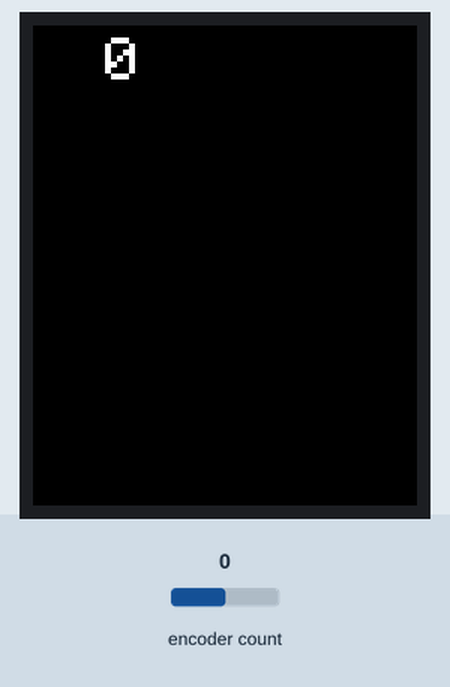
A sketch run on a simulated Arduino Uno, built with avr-gcc and run on an emulated ATmega328P. Shown: 128×160 colour display. The test bench sets the inputs (shaded band); at power-on: encoder count 0.

Above: at 1.3 s.
1.4 s: encoder count set to 1
At 2.6 s:
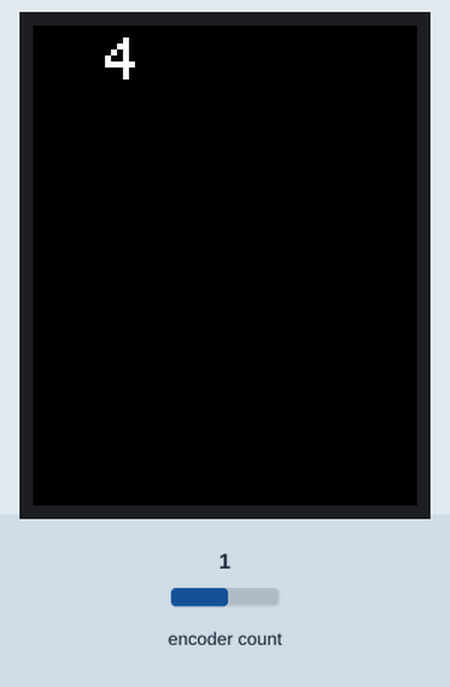
2.9 s: encoder count set to 2
At 3.9 s:
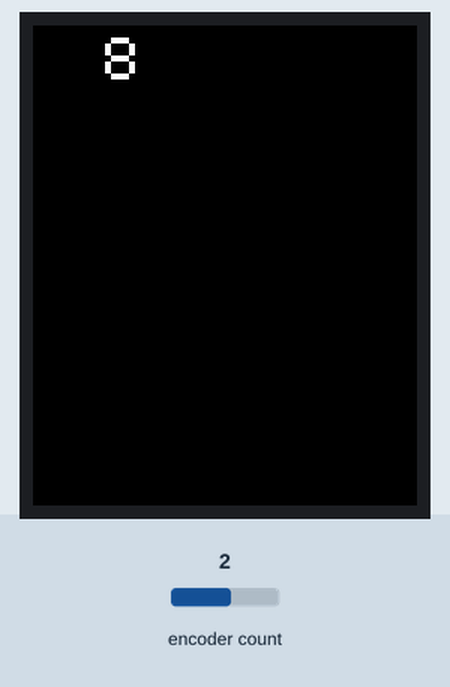
4.4 s: encoder count set to 3
At 5.0 s:
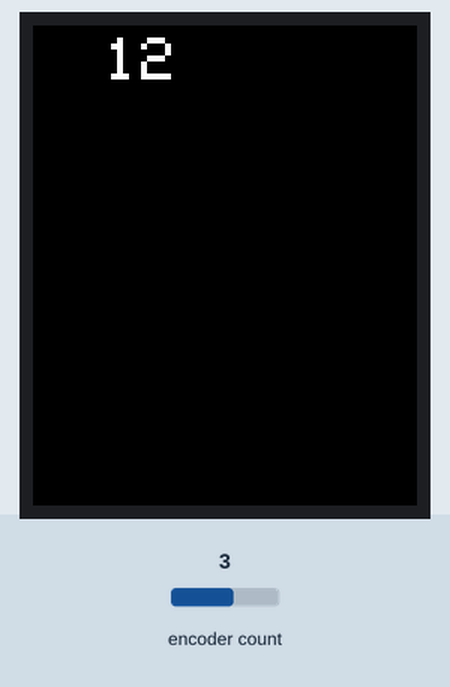
Timing chart, 0 to 7.4 s (numbered marks = the images above; inputs shaded):
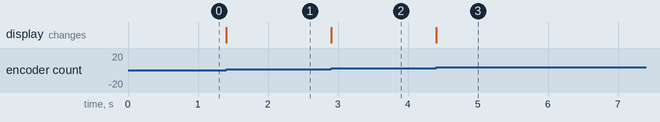

Measured:
- after the input at 1.4 s, the display: changes at once (image 1)
- after the input at 2.9 s, the display: changes at once (image 2)
- after the input at 4.4 s, the display: changes at once (image 3)

The sketch:

dispaly-encoder.ino
```cpp
#include <Encoder.h>

const int CLK = 2;      // Definition der Pins. CLK an D6, DT an D5.
const int DT = 3;
//const int SW = 2;       // Der Switch wird mit Pin D2 Verbunden. ACHTUNG : Verwenden Sie einen interrupt-Pin!
long altePosition = -999;  // Definition der "alten" Position (Diese fiktive alte Position wird benötigt, damit die aktuelle Position später im seriellen Monitor nur dann angezeigt wird, wenn wir den Rotary Head bewegen)

Encoder meinEncoder(DT, CLK);

#define TFT_PIN_CS   10 // Arduino-Pin an Display CS
#define TFT_PIN_DC   9  // Arduino-Pin an
#define TFT_PIN_RST  8  // Arduino Reset-Pin

#include <SPI.h>
#include <Adafruit_GFX.h>    // Adafruit Grafik-Bibliothek
#include <Adafruit_ST7735.h> // Adafruit ST7735-Bibliothek

Adafruit_ST7735 tft = Adafruit_ST7735(TFT_PIN_CS, TFT_PIN_DC, TFT_PIN_RST);  // Display-Bibliothek Setup


void setup() {
  tft.initR(INITR_BLACKTAB);
  tft.setTextSize(2);
  tft.setTextWrap(true);
  tft.setTextColor(ST7735_WHITE);
  tft.fillScreen(ST7735_BLACK);


}

void loop() {

  long neuePosition = meinEncoder.read();  // Die "neue" Position des Encoders wird definiert. Dabei wird die aktuelle Position des Encoders über die Variable.Befehl() ausgelesen.

  if (neuePosition != altePosition){ // Sollte die neue Position ungleich der alten (-999) sein (und nur dann!!)...

    tft.fillRect(24,4,50,40,ST7735_BLACK);
    altePosition = neuePosition;
    tft.setCursor(24, 4);
    tft.print(neuePosition);
  }

}
```
